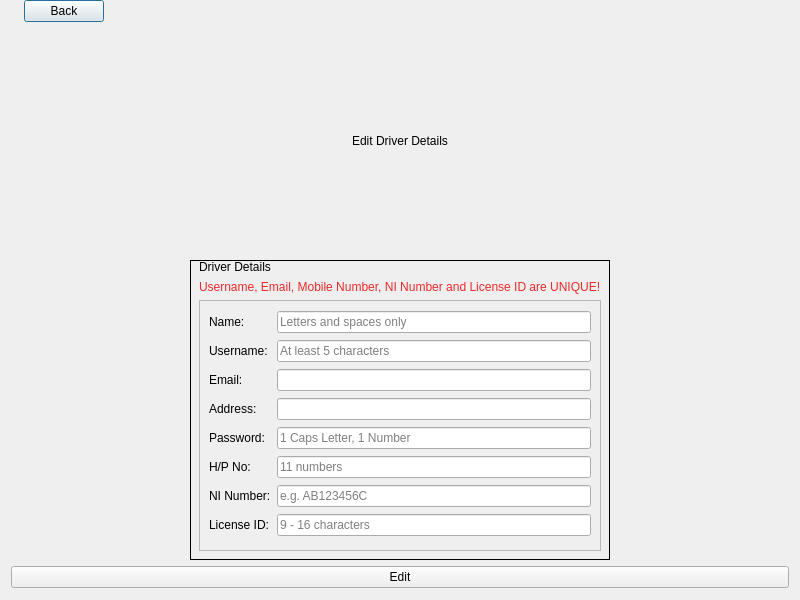
<?xml version="1.0" encoding="UTF-8"?>
<ui version="4.0">
 <class>drivereditdetails</class>
 <widget class="QDialog" name="drivereditdetails">
  <property name="geometry">
   <rect>
    <x>0</x>
    <y>0</y>
    <width>800</width>
    <height>600</height>
   </rect>
  </property>
  <property name="windowTitle">
   <string>Dialog</string>
  </property>
  <layout class="QVBoxLayout" name="verticalLayout">
   <property name="topMargin">
    <number>0</number>
   </property>
   <item>
    <layout class="QHBoxLayout" name="horizontalLayout">
     <item>
      <widget class="QLabel" name="CurrentDate">
       <property name="text">
        <string/>
       </property>
      </widget>
     </item>
     <item>
      <widget class="QPushButton" name="backButton">
       <property name="text">
        <string>Back</string>
       </property>
      </widget>
     </item>
     <item>
      <spacer name="horizontalSpacer">
       <property name="orientation">
        <enum>Qt::Horizontal</enum>
       </property>
       <property name="sizeHint" stdset="0">
        <size>
         <width>40</width>
         <height>20</height>
        </size>
       </property>
      </spacer>
     </item>
    </layout>
   </item>
   <item>
    <layout class="QHBoxLayout" name="horizontalLayout_5">
     <item>
      <widget class="QLabel" name="label_5">
       <property name="text">
        <string>Edit Driver Details</string>
       </property>
       <property name="alignment">
        <set>Qt::AlignCenter</set>
       </property>
      </widget>
     </item>
    </layout>
   </item>
   <item>
    <layout class="QHBoxLayout" name="horizontalLayout_3">
     <property name="topMargin">
      <number>0</number>
     </property>
     <item>
      <widget class="QWidget" name="driverRegistrationForm" native="true">
       <property name="sizePolicy">
        <sizepolicy hsizetype="Fixed" vsizetype="Fixed">
         <horstretch>0</horstretch>
         <verstretch>0</verstretch>
        </sizepolicy>
       </property>
       <property name="minimumSize">
        <size>
         <width>350</width>
         <height>300</height>
        </size>
       </property>
       <property name="styleSheet">
        <string notr="true">#driverRegistrationForm{ border: 1px solid; }</string>
       </property>
       <layout class="QVBoxLayout" name="verticalLayout_2">
        <property name="topMargin">
         <number>0</number>
        </property>
        <item>
         <widget class="QLabel" name="driverDetailsLabel">
          <property name="text">
           <string>Driver Details</string>
          </property>
         </widget>
        </item>
        <item>
         <widget class="QLabel" name="label">
          <property name="styleSheet">
           <string notr="true">color: rgb(239, 41, 41)</string>
          </property>
          <property name="text">
           <string>Username, Email, Mobile Number, NI Number and License ID are UNIQUE!</string>
          </property>
         </widget>
        </item>
        <item>
         <layout class="QVBoxLayout" name="verticalLayout_3">
          <item>
           <widget class="QScrollArea" name="driverDetailsscrollArea">
            <property name="sizePolicy">
             <sizepolicy hsizetype="Expanding" vsizetype="Expanding">
              <horstretch>0</horstretch>
              <verstretch>0</verstretch>
             </sizepolicy>
            </property>
            <property name="widgetResizable">
             <bool>true</bool>
            </property>
            <widget class="QWidget" name="scrollAreaWidgetContents_4">
             <property name="geometry">
              <rect>
               <x>0</x>
               <y>0</y>
               <width>478</width>
               <height>260</height>
              </rect>
             </property>
             <layout class="QGridLayout" name="gridLayout">
              <item row="5" column="1">
               <widget class="QLineEdit" name="numberLineEdit">
                <property name="placeholderText">
                 <string>11 numbers</string>
                </property>
               </widget>
              </item>
              <item row="2" column="1">
               <widget class="QLineEdit" name="emailLineEdit"/>
              </item>
              <item row="0" column="1">
               <widget class="QLineEdit" name="namelineEdit">
                <property name="placeholderText">
                 <string>Letters and spaces only</string>
                </property>
               </widget>
              </item>
              <item row="3" column="1">
               <widget class="QLineEdit" name="addressLineEdit"/>
              </item>
              <item row="1" column="1">
               <widget class="QLineEdit" name="usernameLineEdit">
                <property name="placeholderText">
                 <string>At least 5 characters</string>
                </property>
               </widget>
              </item>
              <item row="4" column="0">
               <widget class="QLabel" name="passwordLabel">
                <property name="text">
                 <string>Password:</string>
                </property>
               </widget>
              </item>
              <item row="2" column="0">
               <widget class="QLabel" name="emailLabel">
                <property name="text">
                 <string>Email:</string>
                </property>
               </widget>
              </item>
              <item row="3" column="0">
               <widget class="QLabel" name="addressLabel">
                <property name="text">
                 <string>Address:</string>
                </property>
               </widget>
              </item>
              <item row="6" column="0">
               <widget class="QLabel" name="numberLabel_2">
                <property name="text">
                 <string>NI Number:</string>
                </property>
               </widget>
              </item>
              <item row="6" column="1">
               <widget class="QLineEdit" name="niNumberField">
                <property name="placeholderText">
                 <string>e.g. AB123456C</string>
                </property>
               </widget>
              </item>
              <item row="0" column="0">
               <widget class="QLabel" name="nameLabel">
                <property name="text">
                 <string>Name:</string>
                </property>
               </widget>
              </item>
              <item row="1" column="0">
               <widget class="QLabel" name="usernameLabel">
                <property name="text">
                 <string>Username:</string>
                </property>
               </widget>
              </item>
              <item row="5" column="0">
               <widget class="QLabel" name="numberLabel">
                <property name="text">
                 <string>H/P No:</string>
                </property>
               </widget>
              </item>
              <item row="4" column="1">
               <widget class="QLineEdit" name="passwordLineEdit">
                <property name="placeholderText">
                 <string>1 Caps Letter, 1 Number</string>
                </property>
               </widget>
              </item>
              <item row="8" column="1">
               <widget class="QLineEdit" name="licenseField">
                <property name="placeholderText">
                 <string>9 - 16 characters</string>
                </property>
               </widget>
              </item>
              <item row="8" column="0">
               <widget class="QLabel" name="numberLabel_3">
                <property name="text">
                 <string>License ID:</string>
                </property>
               </widget>
              </item>
             </layout>
            </widget>
           </widget>
          </item>
         </layout>
        </item>
       </layout>
      </widget>
     </item>
    </layout>
   </item>
   <item>
    <widget class="QPushButton" name="pushButton">
     <property name="text">
      <string>Edit</string>
     </property>
    </widget>
   </item>
   <item>
    <spacer name="verticalSpacer">
     <property name="orientation">
      <enum>Qt::Vertical</enum>
     </property>
     <property name="sizeType">
      <enum>QSizePolicy::Fixed</enum>
     </property>
     <property name="sizeHint" stdset="0">
      <size>
       <width>20</width>
       <height>1</height>
      </size>
     </property>
    </spacer>
   </item>
  </layout>
 </widget>
 <resources/>
 <connections/>
</ui>
